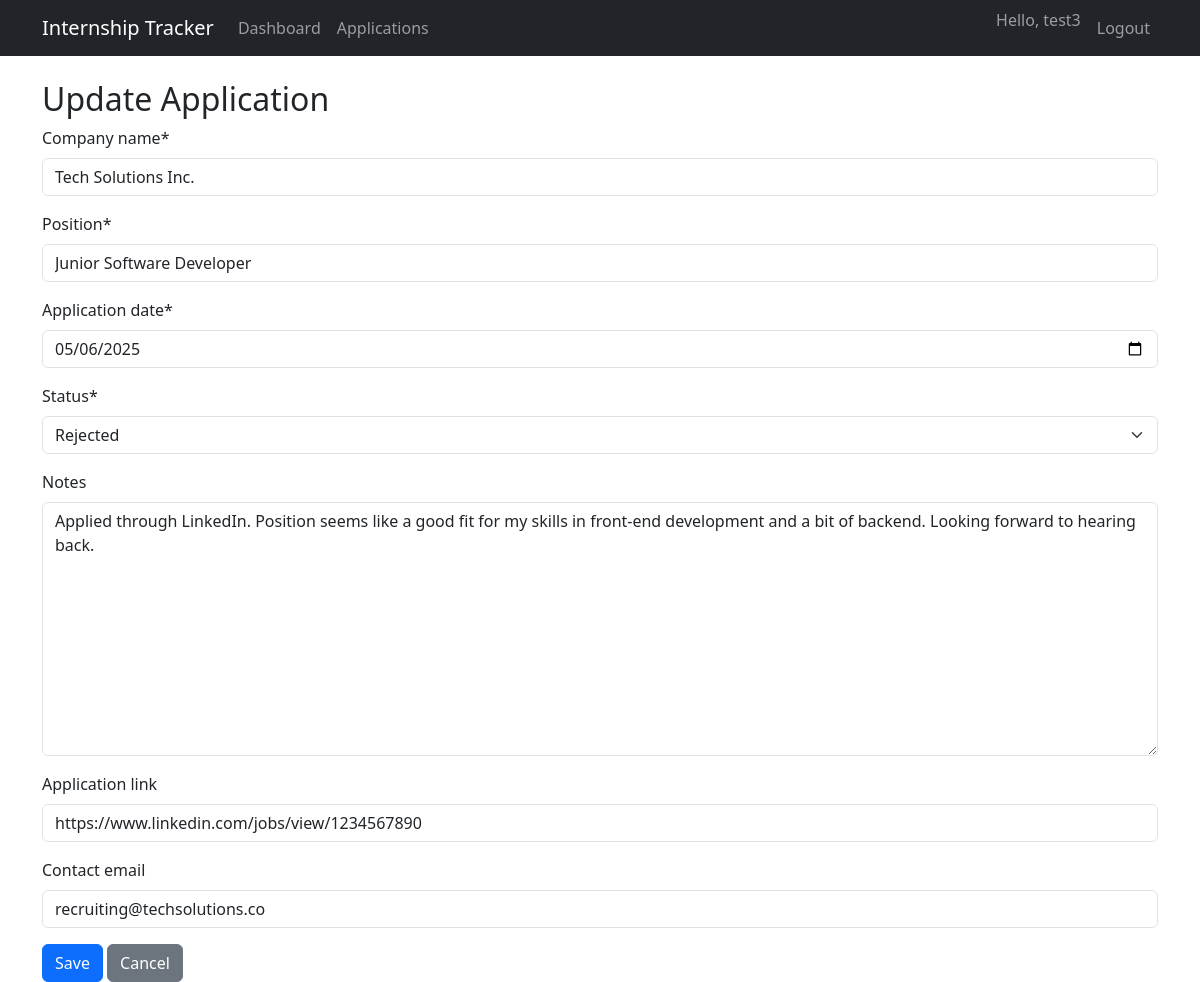
/applications/1/edit/ (signed in), run on the app's committed database.
### tracker/models.py (models this page shows, shortened)
class Application(models.Model):
    user = models.ForeignKey(User, on_delete=models.CASCADE)
    company_name = models.CharField(max_length=100)
    position = models.CharField(max_length=100)
    application_date = models.DateField()
    status = models.CharField(max_length=20, choices=STATUS_CHOICES, default='applied')
    notes = models.TextField(blank=True, null=True)
    application_link = models.URLField(blank=True, null=True)
    contact_email = models.EmailField(blank=True, null=True)
    created_at = models.DateTimeField(auto_now_add=True)
    updated_at = models.DateTimeField(auto_now=True)
    class Meta:
        ordering = ['-application_date']

### tracker/views.py (the view)
# urls.py: path('applications/<int:pk>/edit/', views.application_update, name='application_update'),
@login_required
def application_update(request, pk):
    application = get_object_or_404(Application, pk=pk, user=request.user)
    if request.method == 'POST':
        form = ApplicationForm(request.POST, instance=application)
        if form.is_valid():
            form.save()
            return redirect('application_list')
    else:
        form = ApplicationForm(instance=application)
    return render(request, 'tracker/application_form.html', {'form': form, 'title': 'Update Application'})

### tracker/forms.py
class ApplicationForm(forms.ModelForm):
    class Meta:
        model = Application
        fields = ['company_name', 'position', 'application_date', 'status', 'notes', 'application_link', 'contact_email']
        widgets = {
            'application_date': forms.DateInput(attrs={'type': 'date'}),
        }

### tracker/templates/tracker/application_form.html (shortened to what this page needs)
{% extends "tracker/base.html" %}
{% load crispy_forms_tags %}
{% block content %}
<h2>{{ title }}</h2>
<form method="post">
    {{ form|crispy }}
    <button type="submit" class="btn btn-primary">Save</button>
    <a href="{% url 'application_list' %}" class="btn btn-secondary">Cancel</a>
</form>
{% endblock %}

### tracker/templates/tracker/base.html (shortened to what this page needs)
<!DOCTYPE html>
<html lang="en">
<head>
    <link href="https://cdn.jsdelivr.net/npm/bootstrap@5.3.0/dist/css/bootstrap.min.css" rel="stylesheet">
    {% load crispy_forms_tags %}
</head>
<body>
    <nav class="navbar navbar-expand-lg navbar-dark bg-dark fixed-top">
        <div class="container">
            <a class="navbar-brand" href="{% url 'dashboard' %}">Internship Tracker</a>
            <div class="collapse navbar-collapse" id="navbarNav">
                <ul class="navbar-nav me-auto">
                    {% if user.is_authenticated %}
                        <li class="nav-item">
                            <a class="nav-link" href="{% url 'dashboard' %}">Dashboard</a>
                        </li>
                        <li class="nav-item">
                            <a class="nav-link" href="{% url 'application_list' %}">Applications</a>
                        </li>
                    {% endif %}
                </ul>
                <ul class="navbar-nav">
                    {% if user.is_authenticated %}
                        <li class="nav-item">
                            <span class="navbar-text me-2">Hello, {{ user.username }}</span>
                        </li>
                        <li class="nav-item">
                            <a class="nav-link" href="{% url 'logout' %}">Logout</a>
                        </li>
                    {% endif %}
                </ul>
            </div>
        </div>
    </nav>
    <div class="container mt-4">
        {% block content %}{% endblock %}
    </div>
</body>
</html>

### tracker/templates/tracker/base.html (style rules this page uses)
body { padding-top: 56px; }

### data on the page
Application: company_name "Tech Solutions Inc.", position "Junior Software Developer", application_date "05/06/2025", status "Rejected", notes "Applied through LinkedIn. Position seems like a good fit for my skills in front-end development and a bit of backend. Looking forward to hearing back.", application_link "https://www.linkedin.com/jobs/view/1234567890", contact_email "recruiting@techsolutions.co"

### other printed values
{{ user.username }} "test3"
{{ title }} "Update Application"
